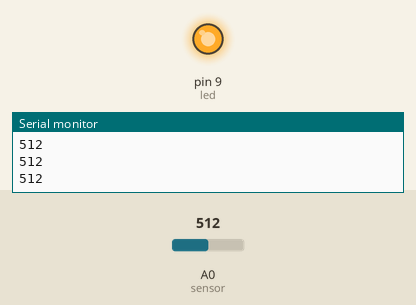
Recording of a sketch running on a simulated Arduino Uno, built with avr-gcc and run on an emulated ATmega328P. On the bench: output pins drawn as LEDs (lit = HIGH), the last lines printed to the serial monitor. Inputs (shaded band) come from the test bench; at power-on: A0 (sensor) = 512.

Above: at 1.2 s.
1.3 s: A0 (sensor) set to 585
2.8 s: A0 (sensor) set to 609
At 4.0 s:
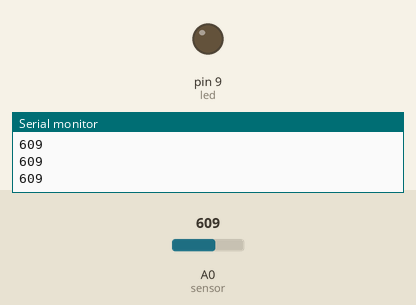
4.3 s: A0 (sensor) set to 590
At 5.3 s:
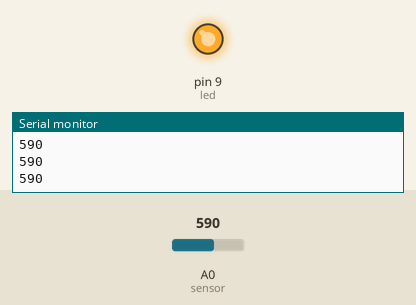
5.8 s: A0 (sensor) set to 610
At 6.5 s:
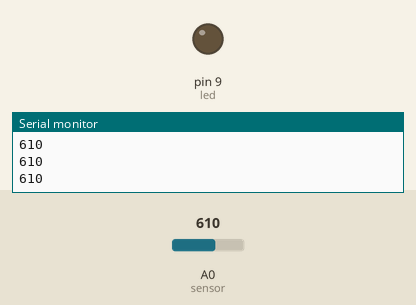
Timing chart, 0 to 8.3 s (numbered marks = the images above; inputs shaded):
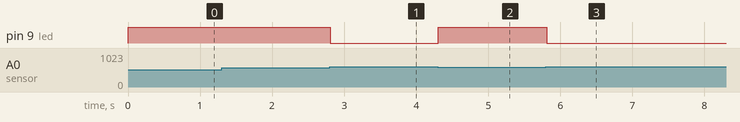

Measured:
- the behaviour switches between 599 and 600 on A0 (sensor) (found by bisection; images 0 and 1)
- after the input at 2.8 s, pin 9 (led): HIGH → LOW at once
- after the input at 4.3 s, pin 9 (led): LOW → HIGH at once
- after the input at 5.8 s, pin 9 (led): HIGH → LOW at once

The sketch:

misc.ino
```cpp
int sensor = A0;
int led = 9;

void setup(){
    Serial.begin(9600);
    pinMode(sensor, INPUT);
    pinMode(led, OUTPUT);
}

void loop(){
    int sensVal = analogRead(sensor);
    Serial.println(sensVal);
    if(sensVal < 600){
        digitalWrite(led, HIGH);
    }
    else{
        digitalWrite(led, LOW);
    }
}
```
